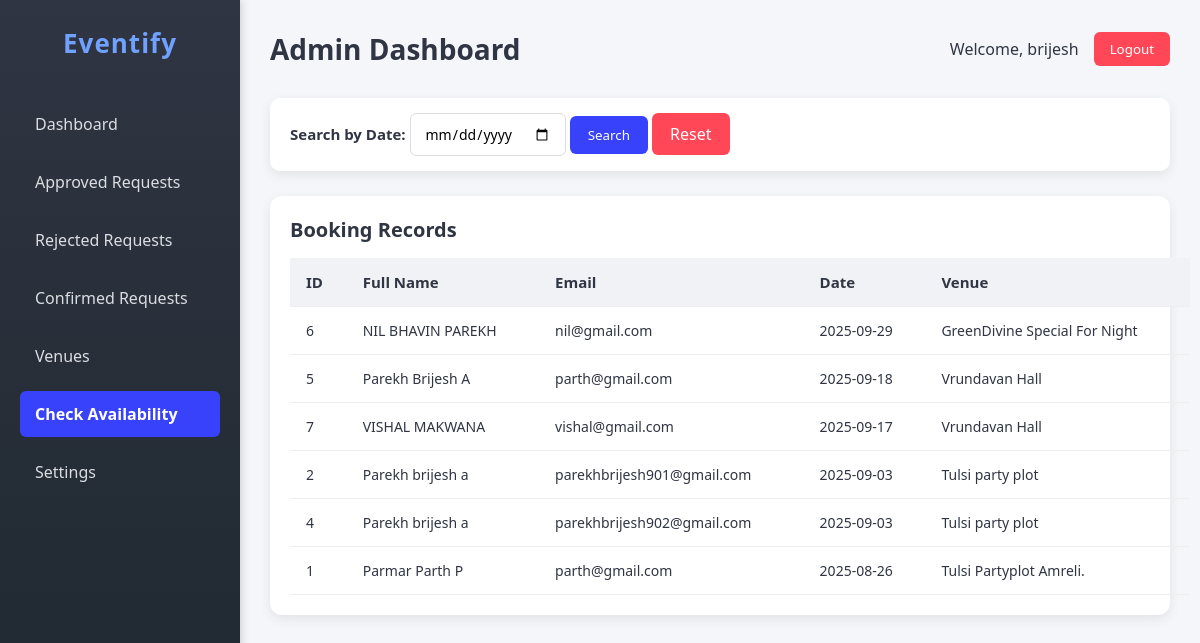
Screenshot of /USER/checkAvailibility.php (signed in) with the database file from the repository.
### tables this page shows
CREATE TABLE `booking_data` (
  `booking_id` int(11) NOT NULL,
  `FullName` varchar(100) NOT NULL,
  `PhoneNumber` varchar(15) NOT NULL,
  `Email` varchar(100) NOT NULL,
  `Date` date NOT NULL,
  `NumberOfGuest` int(255) NOT NULL,
  `budget` int(255) DEFAULT NULL,
  `City` varchar(20) NOT NULL,
  `Venue` varchar(255) NOT NULL,
  `FunctionType` varchar(10) NOT NULL,
  `FunctionTime` varchar(10) NOT NULL,
  `status` enum('pending','approved','rejected','confirmed') NOT NULL DEFAULT 'pending'
);

### USER/checkAvailibility.php (the view, shortened to what this page needs)
<?php
include 'connection.php';
$search_date = $_GET['search_date'] ?? "";
if (!empty($search_date)) {
    $stmt = $conn->prepare("SELECT booking_id, FullName, email, Date, venue
                            FROM booking_data
                            WHERE Date = ?");
    $stmt->bind_param("s", $search_date);
} else {
    $stmt = $conn->prepare("SELECT booking_id, FullName, email, Date, venue
                            FROM booking_data
                            ORDER BY Date DESC");
}
$stmt->execute();
$result = $stmt->get_result();
?>
<!DOCTYPE html>
<html lang="en">
<head>
</head>
<body>
  <div class="sidebar">
    <h2>Eventify</h2>
    <a href="admindashboard.php">Dashboard</a>
    <a href="requestadmin.php">Approved Requests</a>
    <a href="requestrejected.php">Rejected Requests</a>
    <a href="requestconfirmed.php">Confirmed Requests</a>
    <a href="venues_form.php">Venues</a>
    <a href="checkAvailibility.php"  class="active">Check Availability</a>
    <a href="#">Settings</a>
  </div>
  <div class="main">
    <div class="topbar">
      <h1>Admin Dashboard</h1>
      <div class="user-controls">
        <span>Welcome, <?php echo htmlspecialchars($_SESSION['admin_name']); ?></span>
        <form action="logout.php" method="post">
          <button type="submit" class="logout-btn">Logout</button>
        </form>
      </div>
    </div>
    <div class="search-bar">
      <form method="GET" action="">
        <label for="search_date">Search by Date: </label>
        <input type="date" name="search_date" id="search_date" value="<?php echo htmlspecialchars($search_date); ?>" required>
        <button type="submit">Search</button>
        <a href="admindashboard.php" class="reset-btn">Reset</a>
      </form>
    </div>
    <div class="table-container">
      <h2>Booking Records</h2>
      <table>
        <thead>
          <tr>
            <th>ID</th>
            <th>Full Name</th>
            <th>Email</th>
            <th>Date</th>
            <th>Venue</th>
          </tr>
        </thead>
        <tbody>
          <?php if ($result->num_rows > 0): ?>
            <?php while ($row = $result->fetch_assoc()): ?>
              <tr>
                <td><?php echo $row['booking_id']; ?></td>
                <td><?php echo htmlspecialchars($row['FullName']); ?></td>
                <td><?php echo htmlspecialchars($row['email']); ?></td>
                <td><?php echo $row['Date']; ?></td>
                <td><?php echo htmlspecialchars($row['venue']); ?></td>
              </tr>
            <?php endwhile; ?>
          <?php else: ?>
            <tr>
              <td colspan="5" style="text-align:center; color:red;">No bookings found for this date.</td>
            </tr>
          <?php endif; ?>
        </tbody>
      </table>
    </div>
  </div>
</body>
</html>

### USER/checkAvailibility.php (style rules this page uses)
* { margin: 0; padding: 0; box-sizing: border-box; font-family: 'Segoe UI', Tahoma, Geneva, Verdana, sans-serif; }
body { display: flex; min-height: 100vh; background-color: #f4f6fa; color: #2f3542; }
.sidebar { width: 240px; background: linear-gradient(180deg, #2f3542, #1e272e); color: #fff; padding: 25px 20px; position: fixed; height: 100%; box-shadow: 2px 0 8px rgba(0,0,0,0.15); }
.sidebar h2 { color: #70a1ff; font-size: 26px; margin-bottom: 40px; text-align: center; letter-spacing: 1px; }
.sidebar a { display: block; color: #dcdde1; text-decoration: none; margin: 12px 0; padding: 12px 15px; border-radius: 6px; font-weight: 500; transition: all 0.3s ease; }
.sidebar a.active { background: #3742fa; font-weight: bold; color: #fff; }
.main { margin-left: 240px; padding: 30px; flex: 1; overflow-x: hidden; }
.topbar { display: flex; justify-content: space-between; align-items: center; margin-bottom: 30px; }
.topbar h1 { font-size: 28px; font-weight: 600; color: #2f3542; }
.user-controls { display: flex; align-items: center; gap: 15px; }
.user-controls span { color: #2f3542; font-weight: 500; }
.logout-btn { background: #ff4757; color: #fff; border: none; padding: 8px 16px; border-radius: 6px; cursor: pointer; font-weight: 500; transition: background 0.3s ease; }
.search-bar { margin-bottom: 25px; background: #ffffff; padding: 15px 20px; border-radius: 10px; box-shadow: 0 4px 12px rgba(0,0,0,0.08); display: flex; align-items: center; gap: 15px; }
.search-bar label { font-weight: 600; font-size: 15px; }
.search-bar input[type="date"] { padding: 10px 14px; border: 1px solid #dcdde1; border-radius: 6px; font-size: 14px; outline: none; transition: all 0.3s ease; }
.search-bar button { padding: 10px 18px; border: none; border-radius: 6px; background: #3742fa; color: #fff; font-weight: 500; cursor: pointer; transition: all 0.3s ease; }
.reset-btn { padding: 10px 18px; border-radius: 6px; background: #ff4757; color: #fff; text-decoration: none; font-weight: 500; transition: all 0.3s ease; }
.table-container { background: #fff; border-radius: 12px; padding: 20px; box-shadow: 0 4px 12px rgba(0,0,0,0.08); }
.table-container h2 { margin-bottom: 15px; font-size: 20px; font-weight: 600; color: #2f3542; }
table { width: 100%; border-collapse: collapse; margin-top: 10px; min-width: 900px; }
th, td { padding: 14px 16px; border-bottom: 1px solid #eee; text-align: left; font-size: 14px; }
th { background: #f1f2f6; font-size: 15px; font-weight: 600; color: #2f3542; }

### rows the page displays
booking_data: booking_id "6", FullName "NIL BHAVIN PAREKH", Email "nil@gmail.com", Date "2025-09-29", Venue "GreenDivine Special For Night"
booking_data: booking_id "5", FullName "Parekh Brijesh A", Email "parth@gmail.com", Date "2025-09-18", Venue "Vrundavan Hall"
booking_data: booking_id "7", FullName "VISHAL MAKWANA", Email "vishal@gmail.com", Date "2025-09-17", Venue "Vrundavan Hall"
booking_data: booking_id "2", FullName "Parekh brijesh a", Email "parekhbrijesh901@gmail.com", Date "2025-09-03", Venue "Tulsi party plot"
booking_data: booking_id "4", FullName "Parekh brijesh a", Email "parekhbrijesh902@gmail.com", Date "2025-09-03", Venue "Tulsi party plot"
booking_data: booking_id "1", FullName "Parmar Parth P", Email "parth@gmail.com", Date "2025-08-26", Venue "Tulsi Partyplot Amreli."

### other values shown
$_SESSION['admin_name'] "brijesh"
